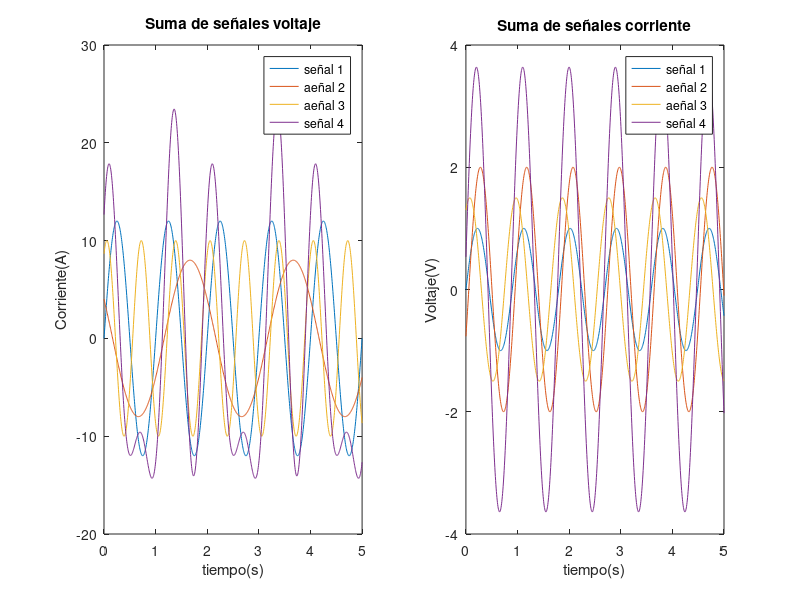

The MATLAB script that drew this image:
%funcion para convertir de grados a radianes  R=deg2rad(D)  de donde D=al
%angulo 

%señales de voltaje 
t = linspace(0,5,1000);
v1=12*cos(2*pi*t-pi/2);
v2=8*cos(pi*t+pi/3);
v3=10*cos(3*pi*t-pi/6);
v4=v1+v2+v3;
subplot(1,2,1);
plot(t,v1,t,v2,t,v3,t,v4);
legend('señal 1','aeñal 2','aeñal 3','señal 4');
title('Suma de señales voltaje');
xlabel('tiempo(s)');
ylabel('Corriente(A)');

i1=sin(7*t);
i2=2*sin(7*t-pi/8);
i3=1.5*sin(7*t+pi/3)
i4=i1+i2+i3;
subplot(1,2,2);
plot(t,i1,t,i2,t,i3,t,i4); %genera la gráfica
legend('señal 1','aeñal 2','aeñal 3','señal 4');
title('Suma de señales corriente'); 
xlabel('tiempo(s)');
ylabel('Voltaje(V)');

clc;